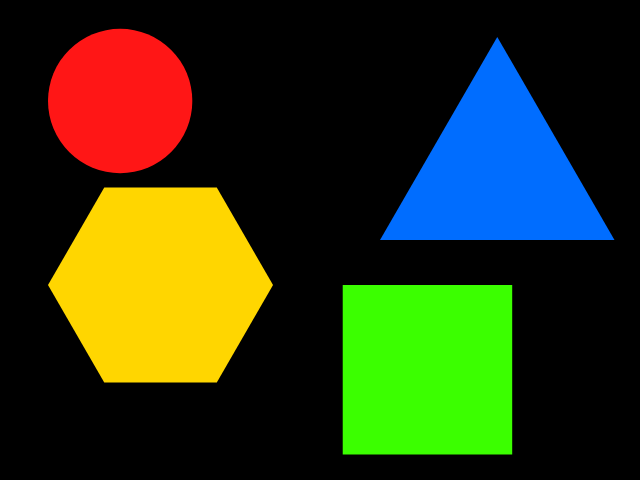
#> input picture Resources/shapes2.png, 640 x 480 px, found by its file name
$ python Shape_detection.py
#> lines starting #> are read from the running program, lines starting #| are printed output that depends on the picture; after the words box and inside, x2 and y2 are one past the last pixel; in counts of white or black regions, pixels touching at a corner belong together
import cv2 as cv
import numpy as np

def stackImages(scale,imgArray):
    rows = len(imgArray)
    cols = len(imgArray[0])
    rowsAvailable = isinstance(imgArray[0], list)
    width = imgArray[0][0].shape[1]
    height = imgArray[0][0].shape[0]
    if rowsAvailable:
        for x in range ( 0, rows):
            for y in range(0, cols):
                if imgArray[x][y].shape[:2] == imgArray[0][0].shape [:2]:
                    imgArray[x][y] = cv.resize(imgArray[x][y], (0, 0), None, scale, scale)
                else:
                    imgArray[x][y] = cv.resize(imgArray[x][y], (imgArray[0][0].shape[1], imgArray[0][0].shape[0]), None, scale, scale)
                if len(imgArray[x][y].shape) == 2: imgArray[x][y]= cv.cvtColor( imgArray[x][y], cv.COLOR_GRAY2BGR)
        imageBlank = np.zeros((height, width, 3), np.uint8)
        hor = [imageBlank]*rows
        hor_con = [imageBlank]*rows
        for x in range(0, rows):
            hor[x] = np.hstack(imgArray[x])
        ver = np.vstack(hor)
    else:
        for x in range(0, rows):
            if imgArray[x].shape[:2] == imgArray[0].shape[:2]:
                imgArray[x] = cv.resize(imgArray[x], (0, 0), None, scale, scale)
            else:
                imgArray[x] = cv.resize(imgArray[x], (imgArray[0].shape[1], imgArray[0].shape[0]), None,scale, scale)
            if len(imgArray[x].shape) == 2: imgArray[x] = cv.cvtColor(imgArray[x], cv.COLOR_GRAY2BGR)
        hor= np.hstack(imgArray)
        ver = hor
    return ver

img = cv.imread('Photos\shapes2.png')
#> img is the input picture: shape (480, 640, 3); mean B, G, R 20.9, 56.4, 46.4
gray = cv.cvtColor(img, cv.COLOR_BGR2GRAY)
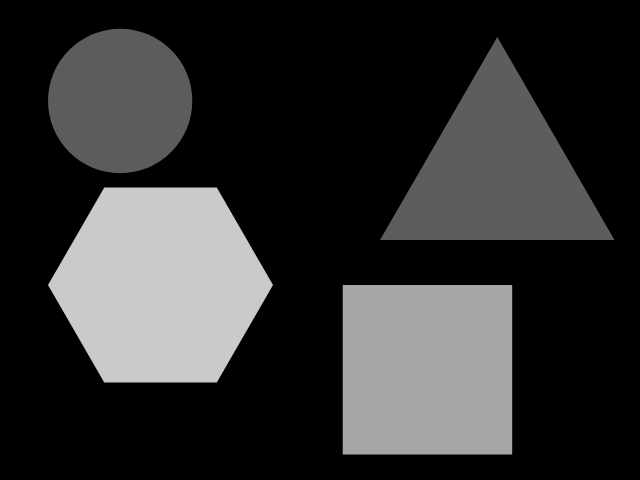
#> gray: shape (480, 640); min 0, max 202, mean 49.4
blur = cv.GaussianBlur(gray, (7, 7), 1)
canny = cv.Canny(blur, 125, 175)
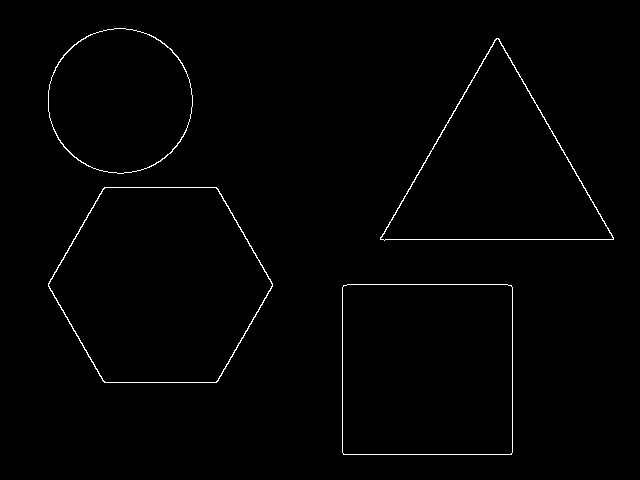
#> canny: shape (480, 640); 0.94% white in thin lines or dots, all inside (x1, y1, x2, y2) = (48, 28, 614, 455)
blank = np.zeros_like(img)
imgcontour = img.copy()

def getcontours(img):
    contours, hierarchy = cv.findContours(img, cv.RETR_EXTERNAL, cv.CHAIN_APPROX_NONE)
#> contours = 4 contours; box (x1, y1, x2, y2) and area: (48, 187, 273, 383) 33013, (342, 284, 513, 455) 28885, (380, 38, 614, 241) 23800, (48, 28, 193, 174) 16387
    for cnt in contours:
        area = cv.contourArea(cnt)
        #print(area)
        if area>500:
            cv.drawContours(imgcontour, cnt, -1, (0, 255, 0), 3)
            para = cv.arcLength(cnt, True) # To find the points or corners of the shapes
            # print(para)
            approx = cv.approxPolyDP(cnt, 0.03*para, True) # To sharpen the corners and get good count, the middle parameter is for the resolution
            # print(len(approx))
            objcorner = len(approx)
            x, y, w, h = cv.boundingRect(approx)

            if objcorner == 3:
                objectType = 'Triangle'
            elif objcorner==4:
                aspratio = w/float(h) # Here for sqaure the approx value will be 1, float is because we have decimal numbers
                if aspratio>0.95 and aspratio<1.04:
                    objectType = 'Sqaure'
                else:
                    objectType='Rectangle'
            elif objcorner==6:
                objectType='Hexagon'
            elif objcorner>7:
                objectType='Circle'
            else:
                objectType = 'None'
            cv.rectangle(imgcontour, (x, y), (x+w, y+h), (0, 0, 255), thickness=1)
            cv.putText(imgcontour, objectType, (x+(w//2) -10, y+(h//2)-10), cv.FONT_HERSHEY_COMPLEX, 0.5, (0, 0, 0))
#> this loop made 4 passes
#> (area, para, approx, objcorner, x, y, w, h) on pass 1: (28885, 676.5, [[343, 285], [343, 454], [511, 454], [511, 285]], 4, 343, 285, 169, 170)
#> (area, para, approx, objcorner, x, y, w, h) on pass 3: (23800.5, 733.5, [[380, 237], [613, 239], [498, 38]], 3, 380, 38, 234, 202)
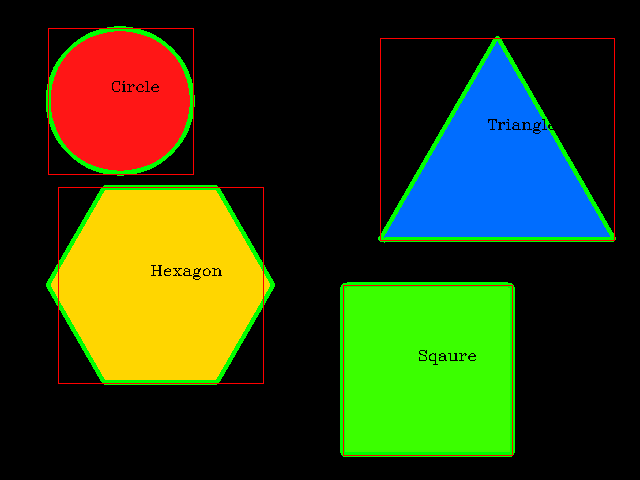
#> imgcontour: shape (480, 640, 3); 4.56% of pixels changed, all inside (x1, y1, x2, y2) = (46, 26, 616, 457)


getcontours(canny)

imagestack = stackImages(0.6, ([img, imgcontour]))
#> in stackImages, `rows = len(imgArray)`: rows = 2
#> in stackImages, `cols = len(imgArray[0])`: cols = 480
#> in stackImages, `rowsAvailable = isinstance(imgArray[0], list)`: rowsAvailable = False
#> after the loop in stackImages, `for x in range(0, rows):`: imgArray = 2 items
#> in stackImages, `hor= np.hstack(imgArray)`:
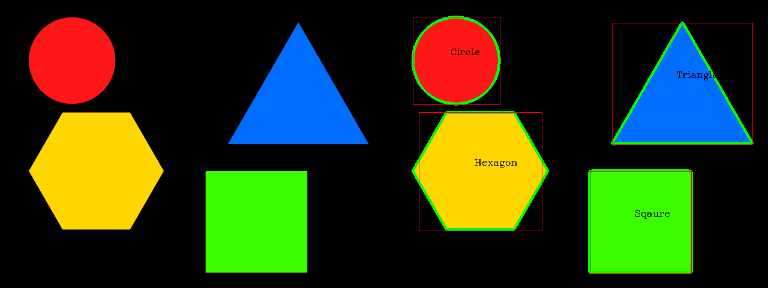
#> hor: shape (288, 768, 3); mean of channels 0, 1, 2 20.1, 59, 46.2; drawn as B, G, R
cv.imshow('Shape_Detection', imagestack)

# ret, thresh = cv.threshold(gray, 50, 255, cv.THRESH_BINARY_INV)
# cv.imshow('Thresh', thresh)
cv.waitKey(0)

$ run again, with Resources/chess.jpg saved as Resources/shapes2.png
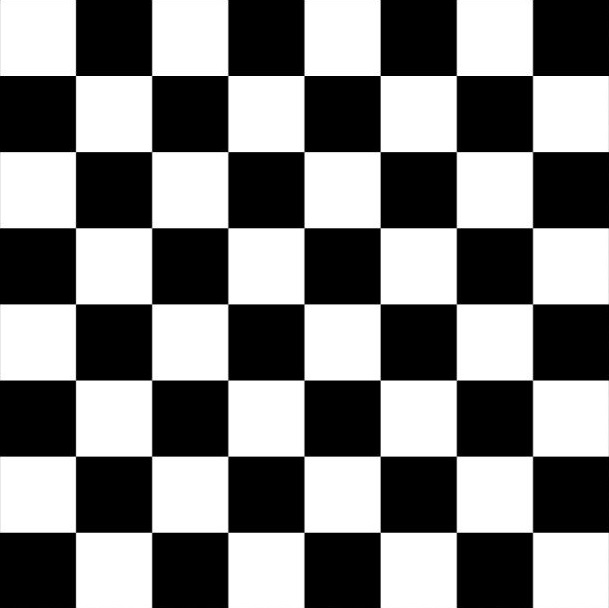
#> input picture Resources/chess.jpg, 609 x 608 px, found by its file name
#> img is the input picture: shape (608, 609, 3); min 0, max 255, mean 127.5
#> `canny = cv.Canny(blur, 125, 175)`:
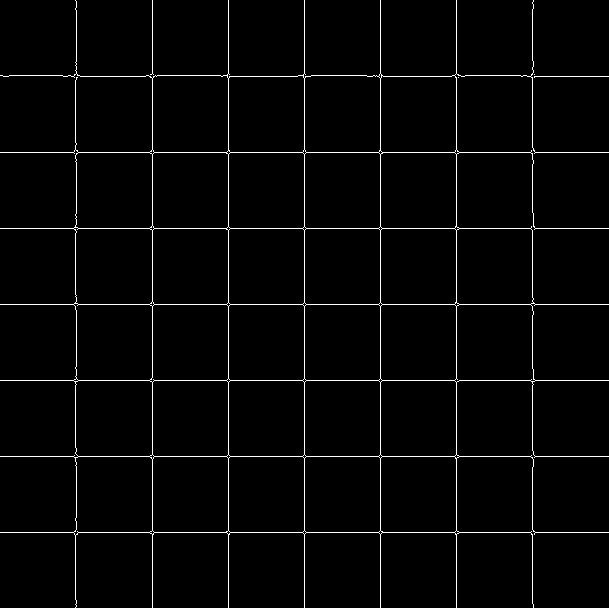
#> canny: shape (608, 609); 2.3% white in thin lines or dots
#> contours = 5 contours, 4 with area under 20; largest, box (x1, y1, x2, y2) and area: (0, 0, 609, 608) 179462
#> the loop in getcontours, `for cnt in contours:` made 5 passes
#> (area, para, approx, objcorner, x, y, w, h) on pass 5: (179462.5, 7329.3, [[75, 0], [0, 532], [533, 607], [533, 0]], 4, 0, 0, 534, 608)
#> rows = 2
#> cols = 608
#> rowsAvailable = False
#> after the loop in stackImages, `for x in range(0, rows):`: imgArray = 2 items
#> in stackImages, `hor= np.hstack(imgArray)`:
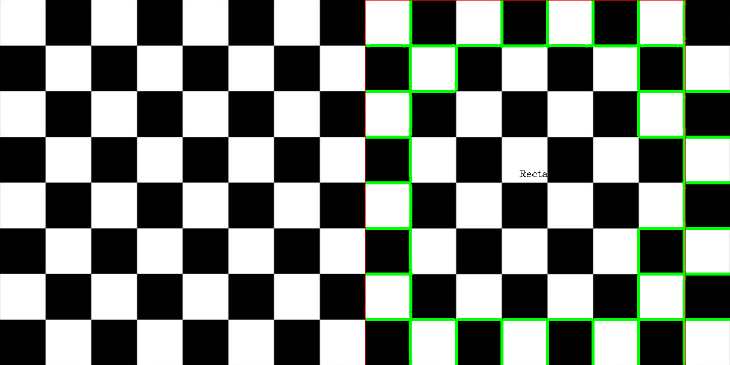
#> hor: shape (365, 730, 3); mean of channels 0, 1, 2 123.4, 130.8, 124.1; drawn as B, G, R
